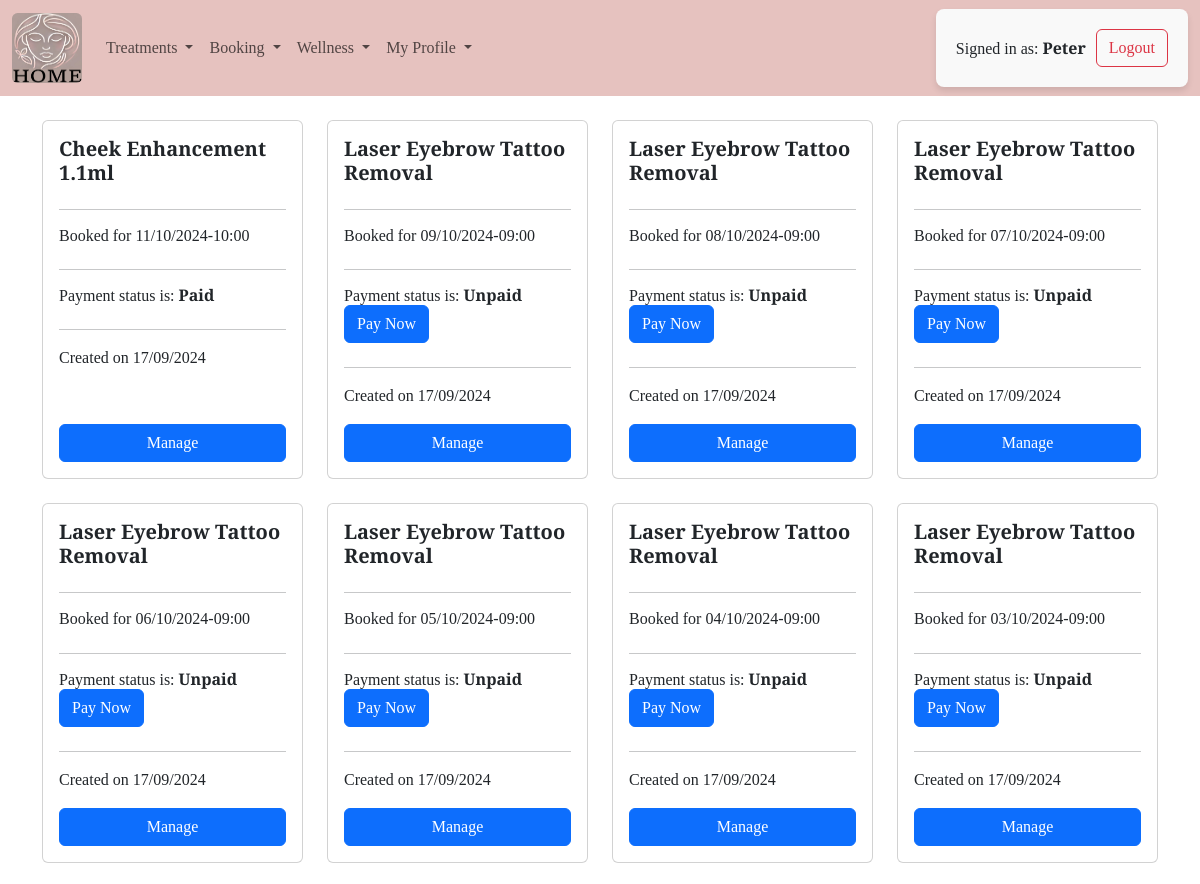
Page /booking/bookings/ (signed in, upper part) on the earlier database version.
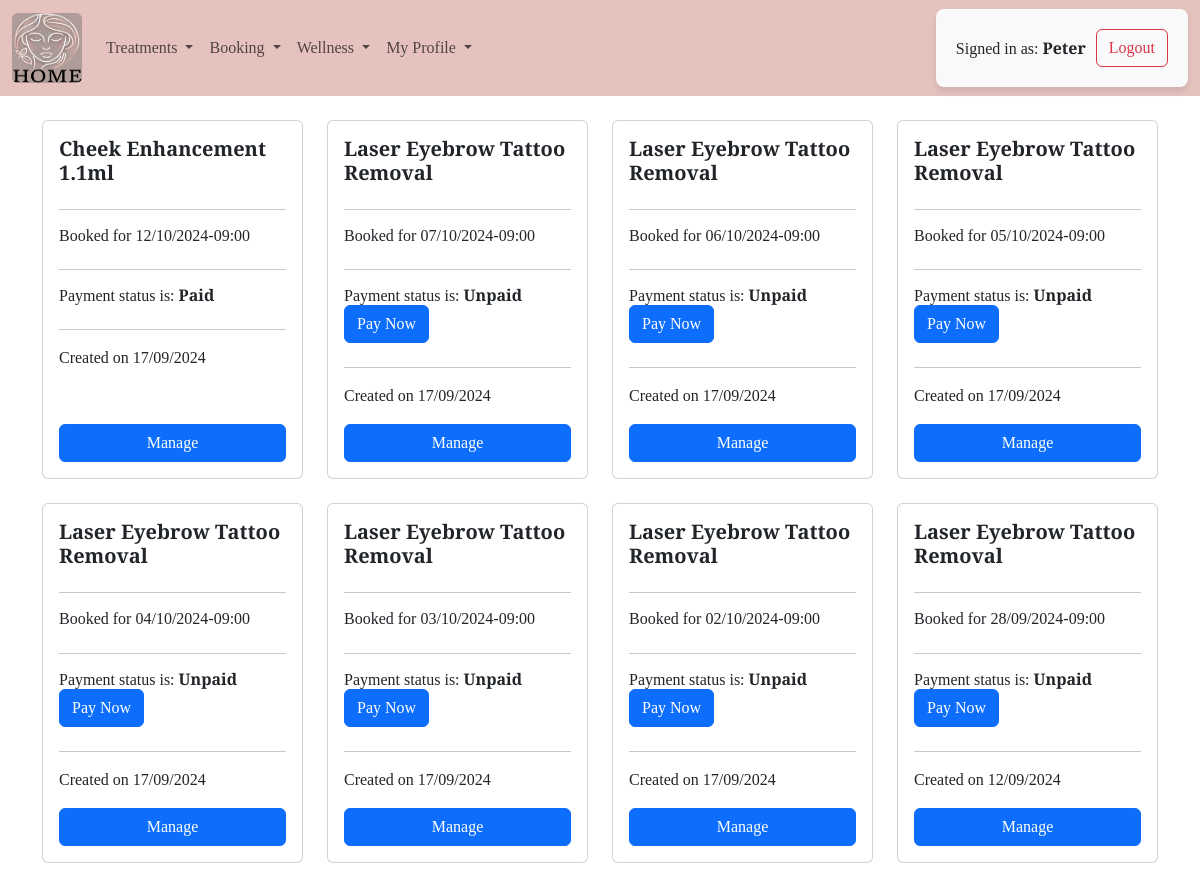
Same page on the later database version.
### booking/models.py (models this page shows, shortened)
class Booking(models.Model):
    patient = models.ForeignKey(Patient, on_delete=models.CASCADE)
    product = models.ForeignKey(Product, on_delete=models.CASCADE)
    time_slot = models.ForeignKey(TimeSlot, on_delete=models.SET_NULL, null=True, blank=True)
    booking_date = models.DateField()
    payment_status = models.BooleanField(default=False)
    booked_on = models.DateTimeField(auto_now_add=True)
    additional_notes = models.TextField(blank=True, null=True)
    stripe_payment_intent_id = models.CharField(max_length=255, null=True, blank=True)
    class Meta:
        unique_together = ('patient', 'booking_date')  # Ensure no duplicates at the DB level

class TimeSlot(models.Model):
    slot = models.CharField(max_length=99, help_text="Enter time slot (e.g., 09:00 AM - 10:00 AM)")
    def __str__(self):
        return self.slot

### treatment/models.py (models this page shows)
class Product(models.Model):
    category = models.ForeignKey(Category, on_delete=models.CASCADE)
    body_part = models.ForeignKey(BodyPart, on_delete=models.SET_NULL, blank=True, null=True)
    product_name = models.CharField(max_length=255)
    price = models.DecimalField(max_digits=10, decimal_places=2)
    duration = models.IntegerField(blank=True, null=True, help_text="Duration in minutes")
    additional_info = models.TextField(blank=True, null=True)
    def __str__(self):
        return self.product_name

### booking/views.py (the view)
# urls.py: path('bookings/', views.booking_list, name='booking_list'),
@login_required
def booking_list(request):
    bookings = Booking.objects.all().order_by('-booked_on')
    context = {
        'bookings': bookings
    }
    return render(request, 'booking/booking_list.html', context)

### booking/templates/booking/booking_list.html (shortened to what this page needs)
{% extends 'base.html' %}
{% block content %}
{% if bookings %}
<div class="container">
  <div class="row d-flex flex-wrap justify-content-start">
    {% for booking in bookings %}
    <div class="col-12 col-sm-6 col-md-4 col-lg-3 mb-4 d-flex">
      <div class="card w-100 d-flex flex-column">
        <div class="card-body d-flex flex-column">
          <h5 class="card-title"><strong>{{ booking.product }}</strong></h5>
          <hr>
          <h6>Booked for {{ booking.booking_date|date:"d/m/Y" }}-{{ booking.time_slot }}</h6>
          <hr>
          <h6>Payment status is:
            <strong>
              {{ booking.payment_status|yesno:"Paid,Unpaid" }}
              {% if not booking.payment_status %}
                <a href="{% url 'create_checkout_session' booking.id %}" class="btn btn-primary mt-auto">Pay Now</a>
              {% endif %}
            </strong>
          </h6>
          <hr>
          <p>Created on {{ booking.booked_on|date:"d/m/Y" }}</p>
          <a href="{% url 'manage_booking' booking.id %}" class="btn btn-primary mt-auto">Manage</a>
        </div>
      </div>
    </div>
    {% endfor %}
  </div>
</div>
{% else %}
<p>No bookings are available.</p>
{% endif %}
{% endblock %}

Differences in the rows shown:
removed Booking: product "Laser Eyebrow Tattoo Removal", booking_date "09/10/2024", time_slot "09:00", payment_status "Unpaid", shows "Pay Now", booked_on "17/09/2024"
removed Booking: product "Laser Eyebrow Tattoo Removal", booking_date "08/10/2024", time_slot "09:00", payment_status "Unpaid", shows "Pay Now", booked_on "17/09/2024"
changed Booking "Paid": booking_date "11/10/2024" → "12/10/2024"; time_slot "10:00" → "09:00"
now on this page (row unchanged): Booking: product "Laser Eyebrow Tattoo Removal", booking_date "02/10/2024", time_slot "09:00", payment_status "Unpaid", shows "Pay Now", booked_on "17/09/2024"
now on this page (row unchanged): Booking: product "Laser Eyebrow Tattoo Removal", booking_date "28/09/2024", time_slot "09:00", payment_status "Unpaid", shows "Pay Now", booked_on "12/09/2024"
